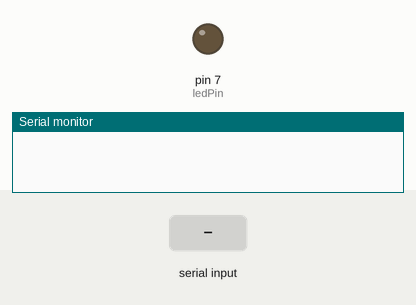
Recording of a sketch running on a simulated Arduino Uno, built with avr-gcc and run on an emulated ATmega328P. On the bench: output pins drawn as LEDs (lit = HIGH), the last lines printed to the serial monitor. The test bench sets the inputs (shaded band).

Above: at 1.2 s.
1.3 s: "2" received over Serial
At 2.2 s:
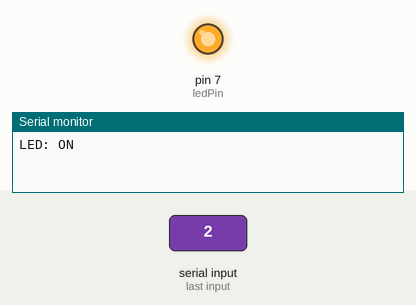
2.8 s: "1" received over Serial
At 3.4 s:
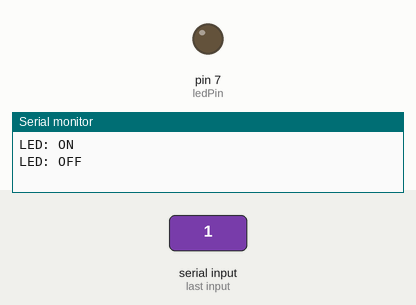
Timing chart, 0 to 5.8 s (numbered marks = the images above; inputs shaded):
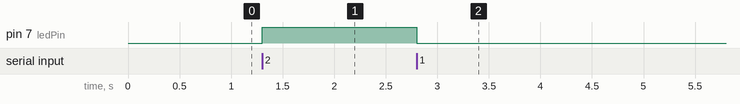

The sketch:

bluetooth.ino
```cpp
//http://howtomechatronics.com/tutorials/arduino/arduino-and-hc-05-bluetooth-module-tutorial/

#define ledPin 7
int state = 0;

void setup() {
  pinMode(ledPin, OUTPUT);
  digitalWrite(ledPin, LOW);
  Serial.begin(9600);
}

void loop() {
  if (Serial.available() > 0) {
    state = Serial.read();
  }

  if (state == '1') {
    digitalWrite(ledPin, LOW);
    Serial.println("LED: OFF");
    state = 0;
  }
  else if (state == '2') {
    digitalWrite(ledPin, HIGH);
    Serial.println("LED: ON");
    state = 0;
  }
}
```

Measured:
- after the input at 1.3 s, pin 7 (ledPin): LOW → HIGH at once
- after the input at 2.8 s, pin 7 (ledPin): HIGH → LOW at once
